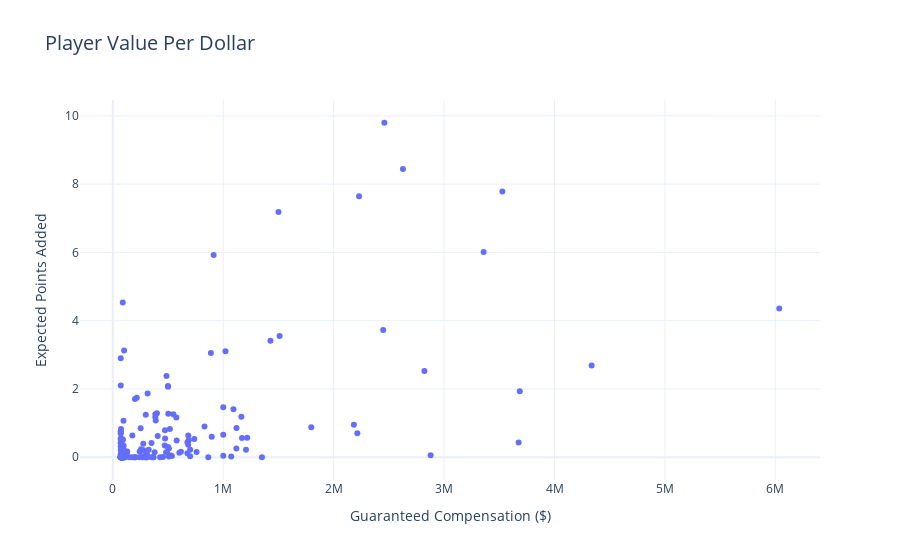

The code cell stored with this chart in its notebook:
### Code cell
import plotly.express as px

# Database connection
server = "RAMSEY_BOLTON\\SQLEXPRESS"
database = "SoccerProjects"
connection_string = f"DRIVER={{ODBC Driver 17 for SQL Server}};SERVER={server};DATABASE={database};Trusted_Connection=yes;"

# SQL Query
query = """
WITH PlayerAges AS (
    SELECT 
        player_id,
        player_name
    FROM 
        SoccerProjects.dbo.AU_player_names
),
DistinctPlayerSalaries AS (
    SELECT 
        ps.player_id,
        CAST(ps.guaranteed_compensation AS DECIMAL(15, 2)) AS guaranteed_compensation,
        ROW_NUMBER() OVER (PARTITION BY ps.player_id ORDER BY ps.season_name DESC) AS row_num
    FROM 
        SoccerProjects.dbo.AU_player_salaries ps
    WHERE 
        ps.season_name = 2024
),
DistinctPlayerStats AS (
    SELECT 
        ps.player_id,
        ps.xpoints_added,
        ROW_NUMBER() OVER (PARTITION BY ps.player_id ORDER BY ps.season_name DESC) AS row_num
    FROM 
        SoccerProjects.dbo.AU_player_stats ps
    WHERE 
        ps.season_name = 2024
)
SELECT 
    pa.player_name,
    s.guaranteed_compensation,
    ps.xpoints_added
FROM 
    PlayerAges pa
LEFT JOIN 
    DistinctPlayerSalaries s
    ON pa.player_id = s.player_id AND s.row_num = 1
LEFT JOIN 
    DistinctPlayerStats ps
    ON pa.player_id = ps.player_id AND ps.row_num = 1
WHERE 
    s.guaranteed_compensation IS NOT NULL AND ps.xpoints_added IS NOT NULL
ORDER BY 
    ps.xpoints_added DESC;
"""

# Execute query
with pyodbc.connect(connection_string) as conn:
    df = pd.read_sql(query, conn)

# Visualize with Plotly
fig = px.scatter(
    df,
    x="guaranteed_compensation",
    y="xpoints_added",
    hover_name="player_name",
    title="Player Value Per Dollar",
    labels={
        "guaranteed_compensation": "Guaranteed Compensation ($)",
        "xpoints_added": "Expected Points Added"
    }
)

# Enhance layout
fig.update_layout(
    xaxis_title="Guaranteed Compensation ($)",
    yaxis_title="Expected Points Added",
    template="plotly_white",
    title_font_size=20,
    hoverlabel=dict(font_size=12)
)

# Show plot
fig.show()

### Figure 1 — Plotly figure (JSON) as saved in the notebook; plotly's stock layout.template omitted (floating-point values rounded to 4 significant figures; data arrays with more than 128 entries replaced by an {"elided": "..."} marker saying what was removed)
{"data": [{"hovertemplate": "<b>%{hovertext}</b><br><br>Guaranteed Compensation ($)=%{x}<br>Expected Points Added=%{y}<extra></extra>", "hovertext": {"elided": "178 str values"}, "legendgroup": "", "marker": {"color": "#636efa", "symbol": "circle"}, "mode": "markers", "name": "", "orientation": "v", "showlegend": false, "type": "scatter", "x": {"elided": "178 int values"}, "xaxis": "x", "y": {"elided": "178 float values"}, "yaxis": "y"}], "layout": {"hoverlabel": {"font": {"size": 12}}, "legend": {"tracegroupgap": 0}, "title": {"font": {"size": 20}, "text": "Player Value Per Dollar"}, "xaxis": {"anchor": "y", "domain": [0, 1], "title": {"text": "Guaranteed Compensation ($)"}}, "yaxis": {"anchor": "x", "domain": [0, 1], "title": {"text": "Expected Points Added"}}}}
